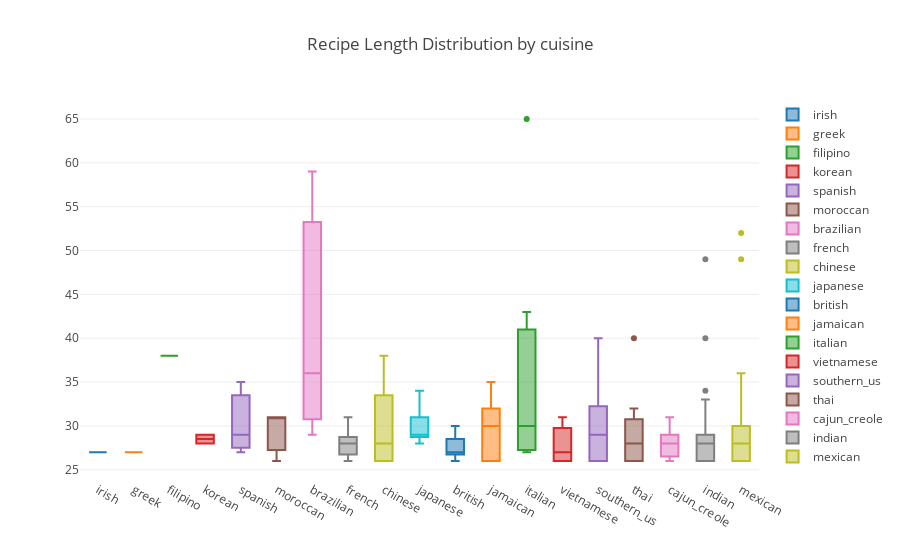

The notebook cell this image was saved under:
### Code cell
new_label = [i for i in many_recipes.cuisine.value_counts().index][::-1]
new_data_1 = []
for i in range(len(new_label)):
    trace = go.Box(
    y=many_recipes[many_recipes['cuisine'] == new_label[i]]['ingredients'].str.len(), name = new_label[i],
    )
    new_data_1.append(trace)
layout = go.Layout(
    title = "Recipe Length Distribution by cuisine"
)

fig = go.Figure(data=new_data_1,layout=layout)
py.iplot(fig, filename = "Box Plot")

### Figure 1 — Plotly figure (JSON) as saved in the notebook; plotly's stock layout.template omitted (floating-point values rounded to 4 significant figures)
{"data": [{"name": "irish", "type": "box", "uid": "a2c75d62-48f1-4793-8fd2-918fa3bd0cd4", "y": [27]}, {"name": "greek", "type": "box", "uid": "0da02a18-e8fe-4193-859c-a8a2a6c5a0bb", "y": [27]}, {"name": "filipino", "type": "box", "uid": "c991d19d-ad58-455e-bc63-6be4eeb596f4", "y": [38]}, {"name": "korean", "type": "box", "uid": "38297e23-3808-408c-91a3-2faee622cb20", "y": [28, 29]}, {"name": "spanish", "type": "box", "uid": "7fdb1918-022e-4ad8-844a-342bea87845c", "y": [29, 35, 27]}, {"name": "moroccan", "type": "box", "uid": "e0450882-e4e4-44e6-9f61-a102670a6305", "y": [26, 31, 31]}, {"name": "brazilian", "type": "box", "uid": "cc9c19f6-86e6-4e5e-932d-ccd0b0d234ec", "y": [29, 36, 59]}, {"name": "french", "type": "box", "uid": "4ef7dac8-85f0-4884-852f-477f6d784243", "y": [27, 28, 26, 31, 28]}, {"name": "chinese", "type": "box", "uid": "fe5b55d5-6839-4705-a349-5c8539aeed7c", "y": [32, 38, 26, 28, 26]}, {"name": "japanese", "type": "box", "uid": "088e79f4-f348-4843-a646-3c27b6e4ce1f", "y": [34, 29, 30, 28, 29]}, {"name": "british", "type": "box", "uid": "4bdcb49a-f851-4487-931b-6694875e1df4", "y": [27, 28, 27, 26, 30]}, {"name": "jamaican", "type": "box", "uid": "ade4d8f5-1c41-406c-a257-f3bb2a409fb9", "y": [30, 32, 35, 26, 26, 30]}, {"name": "italian", "type": "box", "uid": "72d940a2-508a-4791-9852-4aadd5b3c912", "y": [65, 27, 28, 43, 27, 35, 30]}, {"name": "vietnamese", "type": "box", "uid": "553018a9-02eb-492c-aaac-748149d0deb8", "y": [26, 26, 30, 26, 31, 29, 27]}, {"name": "southern_us", "type": "box", "uid": "86c3bdd8-1cfd-4097-a7f0-570a5a620a84", "y": [26, 40, 26, 33, 26, 29, 30]}, {"name": "thai", "type": "box", "uid": "debf3312-13f9-4328-8167-bee2cbdaf92a", "y": [40, 27, 32, 26, 26, 26, 28, 31, 26, 28, 30]}, {"name": "cajun_creole", "type": "box", "uid": "3545135e-7488-4407-a4a8-b77f7fdbe94d", "y": [28, 26, 28, 28, 26, 31, 31, 26, 29, 29, 28]}, {"name": "indian", "type": "box", "uid": "7506689a-1075-4103-be22-d4dab529306f", "y": [26, 26, 40, 26, 29, 28, 28, 26, 30, 26, 30, 27, 27, 30, 34, 28, 28, 27, 33, 49, 26, 28, 29, 27, 26, 28, 29, 29, 26, 26, 27, 28, 26, 33, 29]}, {"name": "mexican", "type": "box", "uid": "75d565f5-8b6f-43a0-85de-2a1a06ffd3de", "y": [26, 26, 28, 26, 27, 26, 30, 36, 34, 26, 27, 26, 29, 49, 28, 26, 26, 26, 28, 30, 26, 30, 26, 29, 31, 26, 33, 28, 30, 27, 31, 29, 29, 27, 31, 52, 36, 36, 26, 26, 32, 29, 27, 29, 28, 26, 28, 31, 26, 29, 28]}], "layout": {"title": {"text": "Recipe Length Distribution by cuisine"}}}
